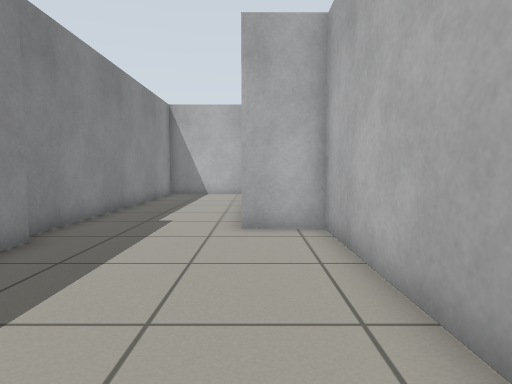
view 1 (above)

15 first-person views from a walk through a robot-simulator world made for Gazebo. The camera is 0.72 m above the floor, tilts 4° down and sees 75° across. The floor is counted in squares, 0.5 m on a side. Each view is taken from the middle of a square. On the plan, view 1 faces up. The plan holds only what a view shows up to about 15 squares ahead; the rest is blank.

view 2
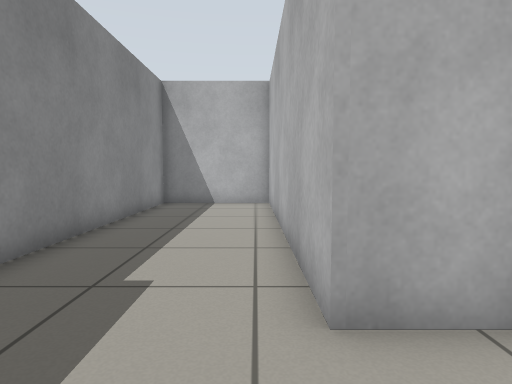

view 3
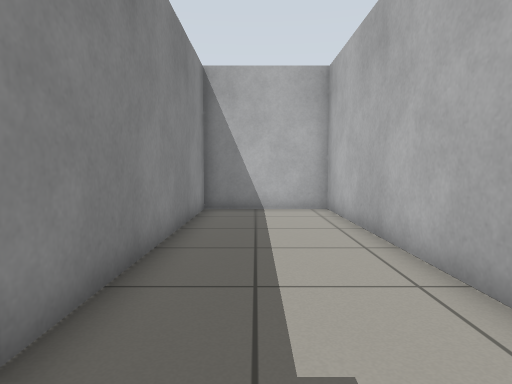

view 4
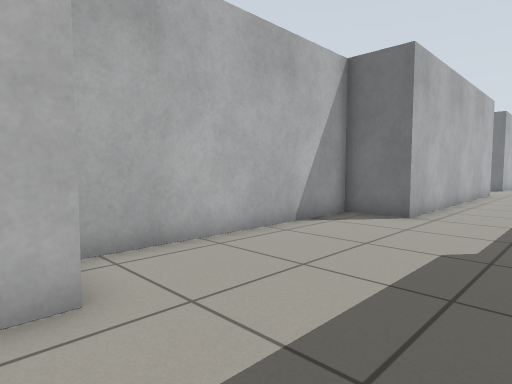

view 5
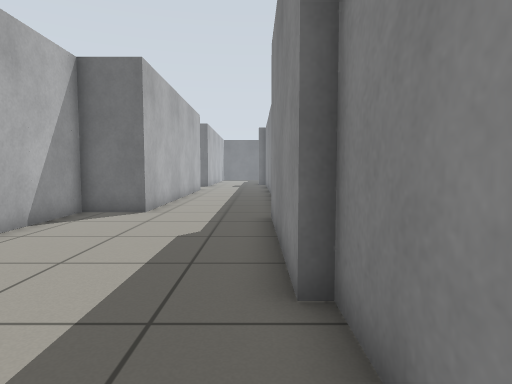

view 6
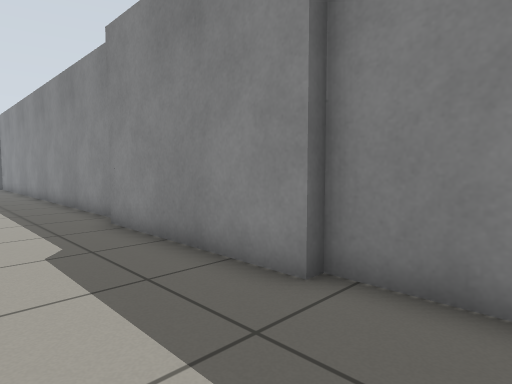

view 7
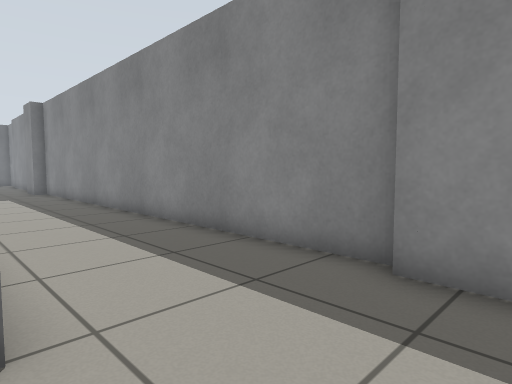

view 8
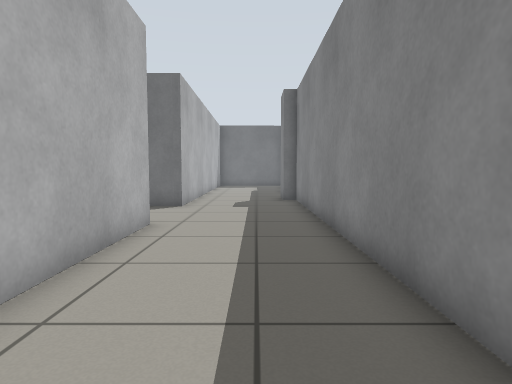

view 9
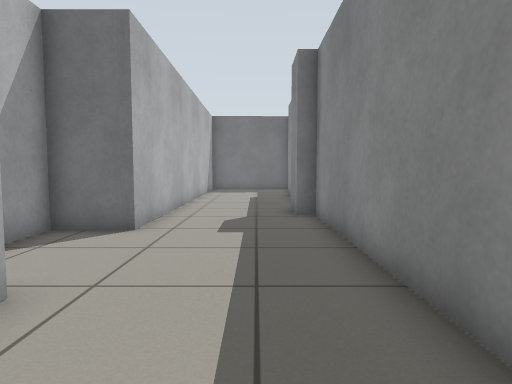

view 10
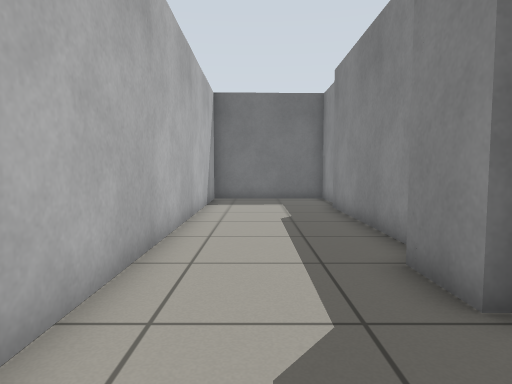

view 11
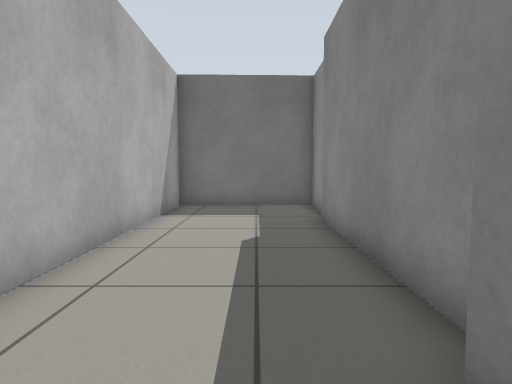

view 12
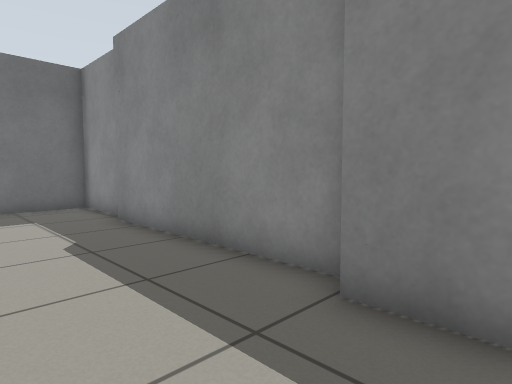

view 13
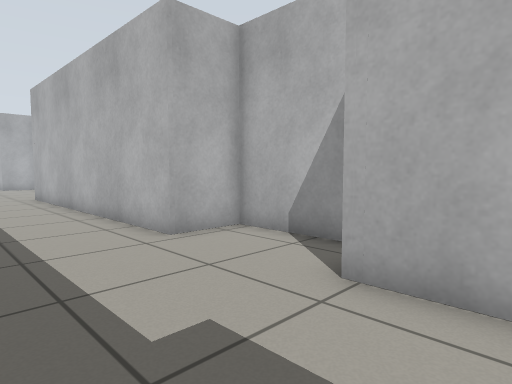

view 14
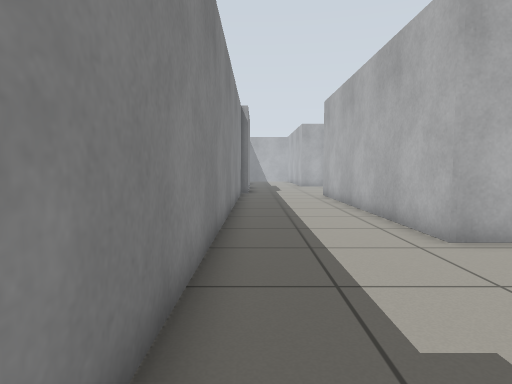

view 15
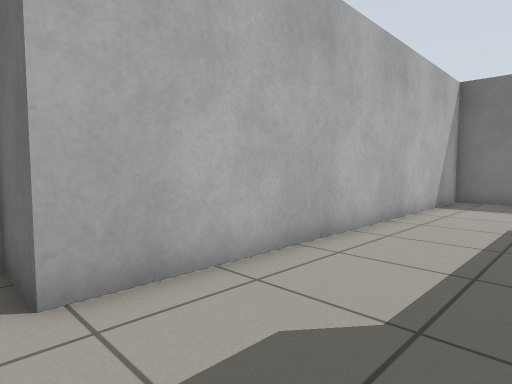

### Floor plan
Points are (right, up) in squares from view 1. A wall is a line through its corners. A room is listed if a view was taken in it or the views show most of it. See-through windows are left out.
Room 1 (views 1, 2, 3, 4, 5, 6, 7)
walls: (-4.5, 6.5) (-4.5, 0.1); (-0.3, -0.9) (1.7, -0.9) (1.6, 7.9) (-0.4, 7.9) (-0.5, 18.8) (-4.9, 18.8) (-4.9, 6.5)
ways out: opening at (-2.5, 0) to room 2
Room 2 (views 8, 9, 10, 11, 12, 13, 14, 15)
walls: (-4.9, -21.2) (-4.9, -28.4); (-5.2, -29.1) (-5.2, -32.1) (0, -31.9) (-0.2, -16.7) (1.9, -16.7) (1.9, -12.6) (-0.2, -12.6) (-0.3, -0.9); (-4.9, 0.1) (-4.9, -19.2) (-4.3, -19.2) (-4.3, -21)
ways out: opening at (-2.5, 0) to room 1

Where each view was taken, in squares from view 1:
view 1: 0 up, 0 right, facing up
view 2: 5 up, 1 left, facing up
view 3: 7 up, 3 left, facing up
view 4: 9 up, 4 left, facing down-right
view 5: 10 up, 4 left, facing down
view 6: 9 up, 1 left, facing down-left
view 7: 2 up, 0 right, facing down-left
view 8: 4 down, 3 left, facing down
view 9: 9 down, 3 left, facing down
view 10: 16 down, 2 left, facing down
view 11: 19 down, 3 left, facing down
view 12: 19 down, 1 left, facing down-left
view 13: 19 down, 4 left, facing up-right
view 14: 19 down, 4 left, facing up
view 15: 16 down, 4 left, facing down-right
